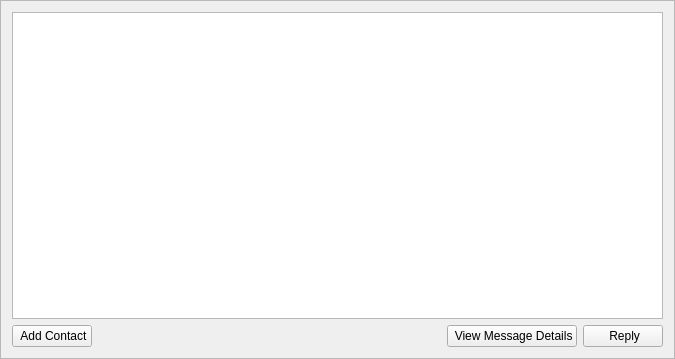
<?xml version="1.0" encoding="UTF-8"?>
<ui version="4.0">
 <class>MessagesFrame</class>
 <widget class="QFrame" name="MessagesFrame">
  <property name="geometry">
   <rect>
    <x>0</x>
    <y>0</y>
    <width>675</width>
    <height>359</height>
   </rect>
  </property>
  <property name="windowTitle">
   <string>Frame</string>
  </property>
  <property name="frameShape">
   <enum>QFrame::StyledPanel</enum>
  </property>
  <property name="frameShadow">
   <enum>QFrame::Raised</enum>
  </property>
  <layout class="QVBoxLayout" name="verticalLayout">
   <item>
    <widget class="QTableView" name="m_messagesView">
     <property name="sizeAdjustPolicy">
      <enum>QAbstractScrollArea::AdjustIgnored</enum>
     </property>
     <property name="editTriggers">
      <set>QAbstractItemView::AnyKeyPressed|QAbstractItemView::CurrentChanged|QAbstractItemView::EditKeyPressed|QAbstractItemView::SelectedClicked</set>
     </property>
     <property name="sortingEnabled">
      <bool>false</bool>
     </property>
     <property name="autoScrollMargin">
      <number>0</number>
     </property>
     <property name="wordWrap">
      <bool>true</bool>
     </property>
     <property name="showGrid">
      <bool>false</bool>
     </property>
     <attribute name="verticalHeaderStretchLastSection">
      <bool>true</bool>
     </attribute>
     <property name="cursor">
      <cursorShape>PointingHandCursor</cursorShape>
     </property> 
     <property name="styleSheet">
      <string notr="true">QTableView::item
{
  border: 0px;
  border-bottom: 1px solid #e1e1e1;
  padding: 10px 5px 10px 5px;
  spacing: 0px;
  margin: 0px;
}
QTableView::item:selected
 {
     background-color:#eee;
     color: black;
     border:none;
     border-bottom: 1px solid #e1e1e1;
     outline:none;
 }
 QTableView::item:focus
 {
    selection-background-color:transparent;
    selection-border:transparent;
    outline:none;
    border:none;
 }

QTableView::item:selected:active {
    background-color:purple;
    color: white;
    outline:none;
    border:none;
} 

QTableView {
    outline:none;
} 
</string>
     </property>
    </widget>
   </item>
   <item>
    <layout class="QHBoxLayout" name="horizontalLayout">
     <item>
      <widget class="QPushButton" name="m_addContactButton">
     <property name="cursor">
      <cursorShape>PointingHandCursor</cursorShape>
     </property>         
       <property name="text">
        <string> Add Contact</string>
       </property>
       <property name="icon">
        <iconset resource="../../resources.qrc">
         <normaloff>:/icons/contact-new</normaloff>:/icons/contact-new</iconset>
       </property>       
      </widget>
     </item>
     <item>
      <spacer name="horizontalSpacer">
       <property name="orientation">
        <enum>Qt::Horizontal</enum>
       </property>
       <property name="sizeHint" stdset="0">
        <size>
         <width>40</width>
         <height>20</height>
        </size>
       </property>
      </spacer>
     </item>
     <item>
      <widget class="QPushButton" name="m_detailsButton">
     <property name="cursor">
      <cursorShape>PointingHandCursor</cursorShape>
     </property>         
       <property name="text">
        <string> View Message Details</string>
       </property>
       <property name="icon">
        <iconset resource="../../resources.qrc">
         <normaloff>:/icons/details</normaloff>:/icons/details</iconset>
       </property>       
      </widget>
     </item>
     <item>
      <widget class="QPushButton" name="m_replyButton">
     <property name="cursor">
      <cursorShape>PointingHandCursor</cursorShape>
     </property>         
       <property name="text">
        <string> Reply</string>
       </property>
       <property name="icon">
        <iconset resource="../../resources.qrc">
         <normaloff>:/icons/reply</normaloff>:/icons/reply</iconset>
       </property>
      </widget>
     </item>
    </layout>
   </item>
  </layout>
 </widget>
 <resources>
  <include location="../../resources.qrc"/>
 </resources>
 <connections>
  <connection>
   <sender>m_messagesView</sender>
   <signal>doubleClicked(QModelIndex)</signal>
   <receiver>MessagesFrame</receiver>
   <slot>messageDoubleClicked(QModelIndex)</slot>
   <hints>
    <hint type="sourcelabel">
     <x>337</x>
     <y>158</y>
    </hint>
    <hint type="destinationlabel">
     <x>337</x>
     <y>179</y>
    </hint>
   </hints>
  </connection>
  <connection>
   <sender>m_replyButton</sender>
   <signal>clicked()</signal>
   <receiver>MessagesFrame</receiver>
   <slot>replyClicked()</slot>
   <hints>
    <hint type="sourcelabel">
     <x>623</x>
     <y>329</y>
    </hint>
    <hint type="destinationlabel">
     <x>337</x>
     <y>179</y>
    </hint>
   </hints>
  </connection>
  <connection>
   <sender>m_detailsButton</sender>
   <signal>clicked()</signal>
   <receiver>MessagesFrame</receiver>
   <slot>showDetailsClicked()</slot>
   <hints>
    <hint type="sourcelabel">
     <x>623</x>
     <y>329</y>
    </hint>
    <hint type="destinationlabel">
     <x>337</x>
     <y>179</y>
    </hint>
   </hints>
  </connection>
  <connection>
   <sender>m_addContactButton</sender>
   <signal>clicked()</signal>
   <receiver>MessagesFrame</receiver>
   <slot>addContactClicked()</slot>
   <hints>
    <hint type="sourcelabel">
     <x>623</x>
     <y>329</y>
    </hint>
    <hint type="destinationlabel">
     <x>337</x>
     <y>179</y>
    </hint>
   </hints>
  </connection>

 </connections>
 <slots>
  <slot>messageDoubleClicked(QModelIndex)</slot>
  <slot>replyClicked()</slot>
  <slot>showDetailsClicked()</slot>
  <slot>addContactClicked()</slot>
</slots>
</ui>
